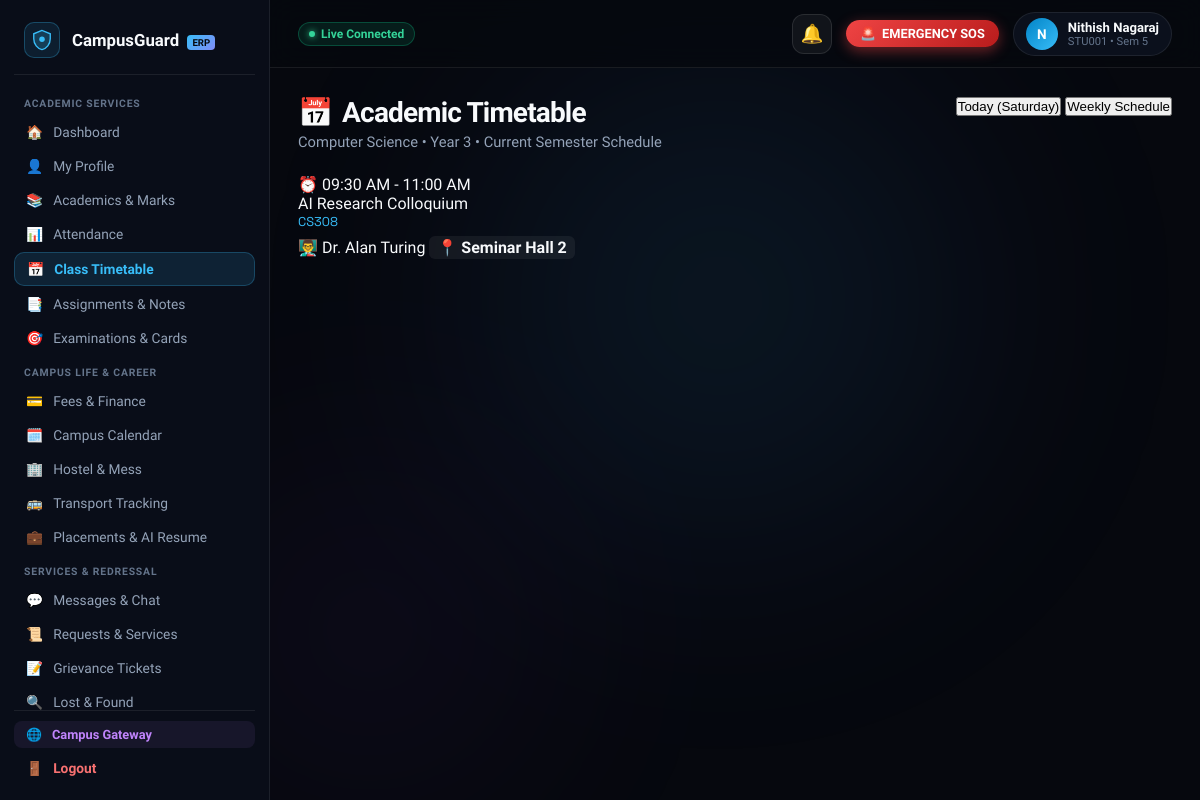
/student/timetable (signed in), run on the app's committed database.
### tables this page shows
CREATE TABLE students (
            id INTEGER PRIMARY KEY AUTOINCREMENT,
            name TEXT NOT NULL,
            register_number TEXT UNIQUE NOT NULL,
            email TEXT NOT NULL,
            password_hash TEXT NOT NULL,
            department TEXT NOT NULL,
            year INTEGER NOT NULL,
            profile_image TEXT DEFAULT '',
            created_at TIMESTAMP DEFAULT CURRENT_TIMESTAMP
        , phone TEXT DEFAULT '+91 98765 43210', join_date TEXT DEFAULT '2023-08-01', cgpa REAL DEFAULT 8.75, program TEXT DEFAULT 'B.Tech', semester INTEGER DEFAULT 5, section TEXT DEFAULT 'A', dob TEXT DEFAULT '2004-05-14', address TEXT DEFAULT '#42, Green Avenue, Tech City, Karnataka 560001', parent_name TEXT DEFAULT 'R. S. Kumar', parent_phone TEXT DEFAULT '+91 94440 12345', sgpa REAL DEFAULT 8.90, earned_credits INTEGER DEFAULT 112, total_credits INTEGER DEFAULT 160, status TEXT DEFAULT 'ACTIVE');

CREATE TABLE timetable (
            id INTEGER PRIMARY KEY AUTOINCREMENT,
            department TEXT NOT NULL,
            year INTEGER NOT NULL,
            day_of_week TEXT NOT NULL,
            start_time TEXT NOT NULL,
            end_time TEXT NOT NULL,
            subject_code TEXT NOT NULL,
            subject_name TEXT NOT NULL,
            faculty_name TEXT NOT NULL,
            room_number TEXT NOT NULL
        );

### routes/student.py (the view)
@student_bp.route('/student/timetable')
@student_required
def student_timetable(student):
    current_day = datetime.datetime.now().strftime('%A')
    conn = get_db_connection()
    today_classes = conn.execute("""
        SELECT * FROM timetable WHERE department = ? AND year = ? AND day_of_week = ?
        ORDER BY start_time ASC
    """, (student['department'], student['year'], current_day)).fetchall()
    weekly_classes = conn.execute("""
        SELECT * FROM timetable WHERE department = ? AND year = ?
        ORDER BY CASE
            WHEN day_of_week = 'Monday' THEN 1
            WHEN day_of_week = 'Tuesday' THEN 2
            WHEN day_of_week = 'Wednesday' THEN 3
            WHEN day_of_week = 'Thursday' THEN 4
            WHEN day_of_week = 'Friday' THEN 5
            WHEN day_of_week = 'Saturday' THEN 6
            ELSE 7 END, start_time ASC
    """, (student['department'], student['year'])).fetchall()
    conn.close()
    return render_template(
        'student/timetable.html',
        student=student,
        today_classes=today_classes,
        weekly_classes=weekly_classes,
        current_day=current_day,
        active_page='timetable'
    )

### app.py (called while the page is built, shortened)
def _url_build_error_fallback(error, endpoint, values):
    for registered_ep in list(app.view_functions.keys()):
        if registered_ep == endpoint or registered_ep.endswith('.' + endpoint):
            try:
                return url_for(registered_ep, **values)
            except Exception:
                if 'student_id' in values and 'id' not in values:
                    v_copy = dict(values)
                    v_copy['id'] = v_copy.pop('student_id')
                    try:
                        return url_for(registered_ep, **v_copy)
                    except Exception:
                        pass
                continue

### database/db.py (called while the page is built)
def get_db_connection():
    conn = sqlite3.connect(DATABASE_FILE, timeout=20.0)
    conn.row_factory = sqlite3.Row
    return conn

### utils/security.py (called while the page is built)
def add_security_headers(response):
    response.headers['Cache-Control'] = 'no-cache, no-store, must-revalidate, max-age=0'
    response.headers['Pragma'] = 'no-cache'
    response.headers['Expires'] = '0'
    response.headers['X-Content-Type-Options'] = 'nosniff'
    response.headers['X-Frame-Options'] = 'SAMEORIGIN'
    response.headers['X-XSS-Protection'] = '1; mode=block'
    return response

### templates/student/timetable.html (shortened to what this page needs)
{% extends "student/base_student.html" %}
{% block student_content %}
<div class="page-header-block">
    <div class="page-title-group">
        <h1><span>📅</span> Academic Timetable</h1>
        <p>{{ student.department }} • Year {{ student.year }} • Current Semester Schedule</p>
    </div>
    <div class="tabs-header" style="margin-bottom: 0;">
        <button type="button" class="tab-btn active" data-tab="today">Today ({{ current_day }})</button>
        <button type="button" class="tab-btn" data-tab="weekly">Weekly Schedule</button>
    </div>
</div>
<div id="tab-today" class="tab-content">
    {% if today_classes %}
        <div class="timetable-grid">
            {% for item in today_classes %}
            <div class="class-card {% if loop.first %}is-current{% endif %}">
                <div>
                    <div class="class-time">⏰ {{ item.start_time }} - {{ item.end_time }}</div>
                    <div class="class-title">{{ item.subject_name }}</div>
                    <div style="font-size: 0.8rem; color: var(--student-primary); font-family: var(--font-mono); margin-bottom: 8px;">{{ item.subject_code }}</div>
                </div>
                <div class="class-meta">
                    <span>👨‍🏫 {{ item.faculty_name }}</span>
                    <span style="font-weight: 700; color: #f8fafc; background: rgba(255,255,255,0.06); padding: 2px 8px; border-radius: 6px;">📍 {{ item.room_number }}</span>
                </div>
            </div>
            {% endfor %}
        </div>
    {% endif %}
</div>
{% endblock %}

### templates/student/base_student.html (shortened to what this page needs)
<!DOCTYPE html>
<html lang="en">
<head>
    <link rel="stylesheet" href="{{ url_for('static', filename='css/student-portal.css') }}">
    <link rel="stylesheet" href="{{ url_for('static', filename='css/campusguard-toast.css') }}">
    <link rel="stylesheet" href="{{ url_for('static', filename='css/emergency.css') }}">
</head>
<body>
    <div class="ambient-background" aria-hidden="true">
        <div class="glow-orb orb-primary"></div>
        <div class="glow-orb orb-secondary"></div>
    </div>
    <div class="portal-layout">
        <aside class="sidebar" id="student-sidebar" aria-label="Student Navigation">
            <a href="{{ url_for('student_dashboard') }}" class="sidebar-brand">
                <div class="brand-icon">
                    <svg width="22" height="22" viewBox="0 0 32 32" fill="none" xmlns="http://www.w3.org/2000/svg">
                        <path d="M16 2L4 7V14C4 22 9.5 28.5 16 30C22.5 28.5 28 22 28 14V7L16 2Z" fill="#38bdf8" fill-opacity="0.2" stroke="#38bdf8" stroke-width="2"/>
                        <circle cx="16" cy="15" r="4" fill="#38bdf8"/>
                    </svg>
                </div>
                <span class="brand-name">CampusGuard <span class="brand-badge">ERP</span></span>
            </a>
            <nav class="sidebar-nav">
                <span class="nav-category">Academic Services</span>
                <a href="{{ url_for('student_dashboard') }}" class="nav-link {% if active_page == 'dashboard' %}active{% endif %}" id="nav-dashboard">
                    <span>🏠</span> <span class="nav-text">Dashboard</span>
                </a>
                <a href="{{ url_for('student_profile') }}" class="nav-link {% if active_page == 'profile' %}active{% endif %}" id="nav-profile">
                    <span>👤</span> <span class="nav-text">My Profile</span>
                </a>
                <a href="{{ url_for('student_academics') }}" class="nav-link {% if active_page == 'academics' or active_page == 'marks' %}active{% endif %}" id="nav-academics">
                    <span>📚</span> <span class="nav-text">Academics &amp; Marks</span>
                </a>
                <a href="{{ url_for('student_attendance') }}" class="nav-link {% if active_page == 'attendance' %}active{% endif %}" id="nav-attendance">
                    <span>📊</span> <span class="nav-text">Attendance</span>
                </a>
                <a href="{{ url_for('student_timetable') }}" class="nav-link {% if active_page == 'timetable' %}active{% endif %}" id="nav-timetable">
                    <span>📅</span> <span class="nav-text">Class Timetable</span>
                </a>
                <a href="{{ url_for('student_assignments') }}" class="nav-link {% if active_page == 'assignments' %}active{% endif %}" id="nav-assignments">
                    <span>📑</span> <span class="nav-text">Assignments &amp; Notes</span>
                </a>
                <a href="{{ url_for('student_examinations') }}" class="nav-link {% if active_page == 'examinations' %}active{% endif %}" id="nav-examinations">
                    <span>🎯</span> <span class="nav-text">Examinations &amp; Cards</span>
                </a>
                <span class="nav-category">Campus Life &amp; Career</span>
                <a href="{{ url_for('student_fees') }}" class="nav-link {% if active_page == 'fees' %}active{% endif %}" id="nav-fees">
                    <span>💳</span> <span class="nav-text">Fees &amp; Finance</span>
                </a>
                <a href="{{ url_for('student_calendar') }}" class="nav-link {% if active_page == 'calendar' %}active{% endif %}" id="nav-calendar">
                    <span>🗓️</span> <span class="nav-text">Campus Calendar</span>
                </a>
                <a href="{{ url_for('student_hostel') }}" class="nav-link {% if active_page == 'hostel' %}active{% endif %}" id="nav-hostel">
                    <span>🏢</span> <span class="nav-text">Hostel &amp; Mess</span>
                </a>
                <a href="{{ url_for('student_transport') }}" class="nav-link {% if active_page == 'transport' %}active{% endif %}" id="nav-transport">
                    <span>🚌</span> <span class="nav-text">Transport Tracking</span>
                </a>
                <a href="{{ url_for('student_placements') }}" class="nav-link {% if active_page == 'placements' %}active{% endif %}" id="nav-placements">
                    <span>💼</span> <span class="nav-text">Placements &amp; AI Resume</span>
                </a>
                <span class="nav-category">Services &amp; Redressal</span>
                <a href="{{ url_for('student_messages') }}" class="nav-link {% if active_page == 'messages' %}active{% endif %}" id="nav-messages">
                    <span>💬</span> <span class="nav-text">Messages &amp; Chat</span>
                </a>
                <a href="{{ url_for('student_requests') }}" class="nav-link {% if active_page == 'requests' %}active{% endif %}" id="nav-requests">
                    <span>📜</span> <span class="nav-text">Requests &amp; Services</span>
                </a>
                <a href="{{ url_for('student_complaints') }}" class="nav-link {% if active_page == 'complaints' %}active{% endif %}" id="nav-complaints">
                    <span>📝</span> <span class="nav-text">Grievance Tickets</span>
                </a>
                <a href="{{ url_for('student_lost_found') }}" class="nav-link {% if active_page == 'lost_found' %}active{% endif %}" id="nav-lost-found">
                    <span>🔍</span> <span class="nav-text">Lost &amp; Found</span>
                </a>
            </nav>
            <div class="sidebar-footer">
                <a href="/" class="admin-switch-link" title="Open Campus Gateway">
                    <span>🌐</span> <span>Campus Gateway</span>
                </a>
                <a href="{{ url_for('student_logout') }}" class="logout-link" id="btn-logout" aria-label="Sign out">
                    <span>🚪</span> <span>Logout</span>
                </a>
            </div>
        </aside>
        <div class="main-wrapper">
            <header class="topbar">
                <div class="topbar-left">
                    <div class="conn-status-pill">
                        <span class="conn-dot"></span>
                        <span>Live Connected</span>
                    </div>
                </div>
                <div class="topbar-right">
                    <div class="notif-bell-wrapper">
                        <button type="button" class="notif-bell-btn" id="notif-bell-btn" aria-label="View notifications">
                            <span>🔔</span>
                        </button>
                    </div>
                    <a href="{{ url_for('student_emergency') }}" class="topbar-quick-sos" id="topbar-sos-btn" title="Instant Emergency Distress Beacon" onclick="handleTopbarSOSClick(event)">
                        <span>🚨</span> EMERGENCY SOS
                    </a>
                    <a href="{{ url_for('student_profile') }}" class="user-avatar-pill" title="View Profile">
                        <div class="avatar-circle">
                            {{ student.name[0]|upper if student else 'S' }}
                        </div>
                        <div class="user-meta-top">
                            <span class="user-name-top">{{ student.name if student else 'Student' }}</span>
                            <span class="user-role-top">{{ student.register_number if student else '' }} • Sem {{ student.semester|default(5) }}</span>
                        </div>
                    </a>
                </div>
            </header>
            <main class="portal-content">
                {% block student_content %}{% endblock %}
            </main>
        </div>
    </div>
</body>
</html>

### static/css/campusguard-toast.css (style rules this page uses)
.notif-bell-wrapper { position: relative; display: inline-block; }
.notif-bell-btn { position: relative; background: rgba(255, 255, 255, 0.05); border: 1px solid rgba(255, 255, 255, 0.1); color: #f1f5f9; width: 40px; height: 40px; border-radius: 12px; display: flex; align-items: center; justify-content: center; cursor: pointer; font-size: 1.15rem; transition: all 0.2s ease; }
.conn-status-pill { display: inline-flex; align-items: center; gap: 6px; padding: 4px 10px; border-radius: 99px; font-size: 0.75rem; font-weight: 700; background: rgba(16, 185, 129, 0.12); border: 1px solid rgba(16, 185, 129, 0.3); color: #34d399; }
.conn-dot { width: 6px; height: 6px; border-radius: 50%; background: #34d399; box-shadow: 0 0 6px #34d399; }

### static/css/emergency.css (style rules this page uses)
:root { --emg-critical: #ef4444; --emg-high: #f97316; --emg-medium: #f59e0b; --emg-low: #3b82f6; --emg-success: #10b981; --emg-bg-card: rgba(14, 19, 32, 0.88); --emg-border-glow: rgba(239, 68, 68, 0.4); }

### data on the page
students: name "N", name "Nithish Nagaraj", register_number "STU001", semester "5", department "Computer Science", year "3"
timetable: day_of_week "Saturday", start_time "09:30 AM", end_time "11:00 AM", subject_name "AI Research Colloquium", subject_code "CS308", faculty_name "Dr. Alan Turing", room_number "Seminar Hall 2"
